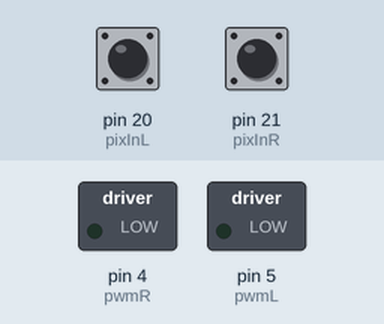
Bench run of a sketch on a simulated Arduino Mega 2560, built with avr-gcc and run on an emulated ATmega2560. Parts: switched loads named in the sketch (green lamp = pin HIGH). The inputs (shaded band) are chosen by the test bench; at power-on: pin 20 (pixInL) HIGH, pin 21 (pixInR) HIGH.

Above: at 1.2 s.
1.3 s: pin 20 (pixInL) pulsed LOW 2 times (0.12 s each, 0.3 s apart)
At 2.1 s:
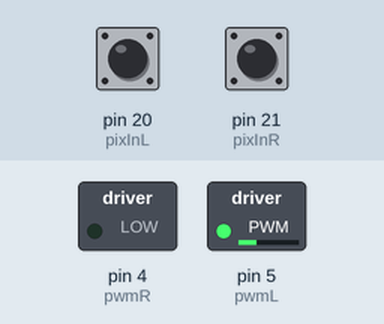
3.4 s: pin 21 (pixInR) pulsed LOW 2 times (0.12 s each, 0.3 s apart)
At 4.9 s:
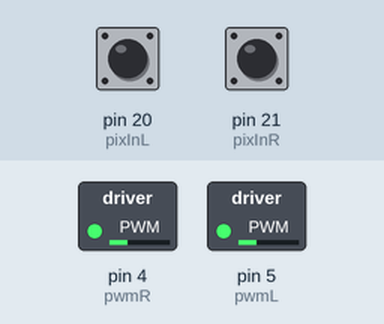
Timing chart, 0 to 6.4 s (numbered marks = the images above; inputs shaded):
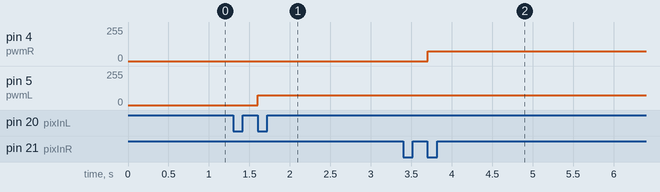

The sketch:

oldest_one.ino
```cpp
/*
 * motor_controller.ino
 * Arduino MEGA 2560 #1 — คุมมอเตอร์
 * หน้าที่: รับสัญญาณจาก Pixhawk → ขับ BTS7960
 *
 * การเชื่อมต่อ:
 *   Pixhawk OUT L → Pin 20
 *   Pixhawk OUT R → Pin 21
 *   BTS7960 L PWM → Pin 5
 *   BTS7960 R PWM → Pin 4
 */

// --- Pins รับสัญญาณจาก Pixhawk ---
const int pixInL = 20;
const int pixInR = 21;

// --- Pins ขับ BTS7960 ---
const int pwmL = 5;
const int pwmR = 4;

// --- ค่าชดเชยมอเตอร์ขวา (ปรับค่านี้จนมอเตอร์สองข้างเท่ากัน) ---
const int RIGHT_PWM_OFFSET = 20;

// --- ตัวแปรอ่านค่าจาก Pixhawk ---
volatile long pixL_Value = 1500;
volatile long pixR_Value = 1500;
volatile long pixL_Start = 0;
volatile long pixR_Start = 0;

// ===================================================

void setup() {
  Serial.begin(115200);

  // Pixhawk inputs
  pinMode(pixInL, INPUT_PULLUP);
  pinMode(pixInR, INPUT_PULLUP);
  attachInterrupt(digitalPinToInterrupt(pixInL), calcPixL, CHANGE);
  attachInterrupt(digitalPinToInterrupt(pixInR), calcPixR, CHANGE);

  // Motor outputs
  pinMode(pwmL, OUTPUT);
  pinMode(pwmR, OUTPUT);
}

void loop() {
  long currentL, currentR;

  noInterrupts();
  currentL = pixL_Value;
  currentR = pixR_Value;
  interrupts();

  // อัปเดตมอเตอร์ทุก 20ms (ไม่ใช้ delay)
  static unsigned long lastMotorUpdate = 0;
  if (millis() - lastMotorUpdate >= 20) {
    lastMotorUpdate = millis();
    driveForward(currentL, pwmL, true);
    driveForward(currentR, pwmR, false);
  }
}

// --- ขับมอเตอร์ ---
void driveForward(long pixhawkUs, int pin, bool isLeft) {
  int pwmOut = 0;
  if (pixhawkUs > 1550) {
    pwmOut = map(pixhawkUs, 1550, 2000, 75, 160);
    if (!isLeft) pwmOut += RIGHT_PWM_OFFSET;
    pwmOut = constrain(pwmOut, 75, 160);
  }
  analogWrite(pin, pwmOut);
}

// --- Interrupts: Pixhawk ---
void calcPixL() {
  if (digitalRead(pixInL) == HIGH) pixL_Start = micros();
  else if (pixL_Start > 0) pixL_Value = micros() - pixL_Start;
}
void calcPixR() {
  if (digitalRead(pixInR) == HIGH) pixR_Start = micros();
  else if (pixR_Start > 0) pixR_Value = micros() - pixR_Start;
}
```

Measured:
- after the input at 1.3 s, pin 5 (pwmL): 0/255 → 75/255 after 0.30 s
- after the input at 3.4 s, pin 4 (pwmR): 0/255 → 75/255 after 0.30 s
